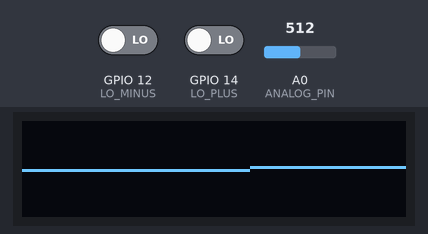
A sketch run on a simulated ESP8266 (NodeMCU). On the bench: 128×32 one-colour display. The inputs (shaded band) are chosen by the test bench; at power-on: GPIO 12 (LO_MINUS) LOW, GPIO 14 (LO_PLUS) LOW, A0 (ANALOG_PIN) = 512. WiFi joins after 1.5 s; servers stay silent unless stated; what the sketch prints to the serial monitor is not drawn.

Above: at 3.7 s.
3.8 s: GPIO 12 (LO_MINUS) driven HIGH
At 4.8 s:
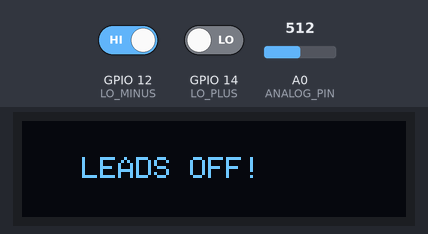
5.3 s: GPIO 12 (LO_MINUS) driven LOW
At 5.47 s:
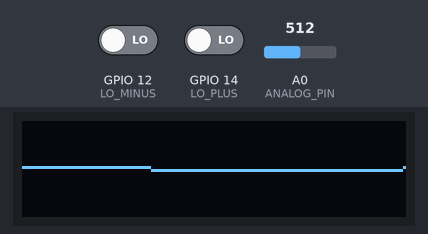
6.8 s: GPIO 14 (LO_PLUS) driven HIGH
At 8.0 s:
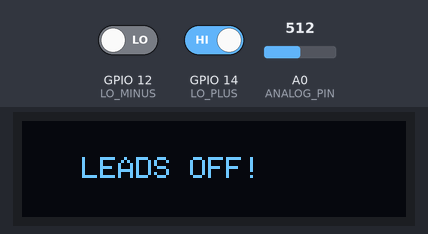
8.3 s: GPIO 14 (LO_PLUS) driven LOW
At 8.77 s:
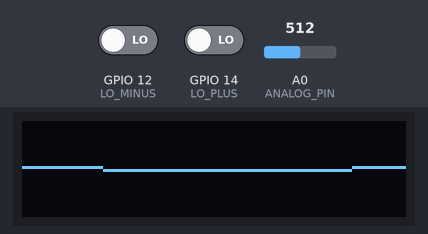
9.8 s: A0 (ANALOG_PIN) set to 716
At 9.99 s:
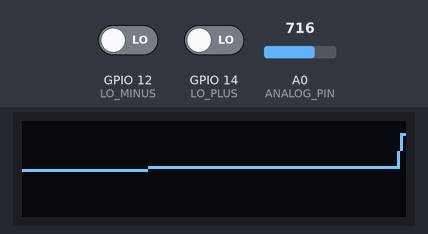
11.3 s: A0 (ANALOG_PIN) set to 900
At 11.53 s:
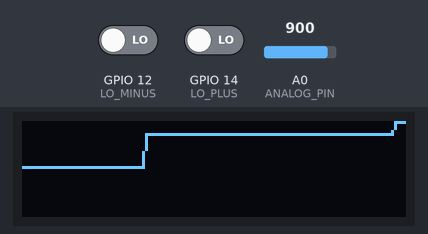
Timing chart, 0 to 13.8 s (numbered marks = the images above; inputs shaded):
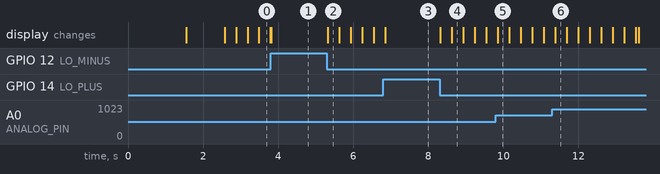

The sketch:

ecg_with_thingspeak__1_.ino
```cpp
#include <ESP8266WiFi.h>
#include <ThingSpeak.h>
#include <Wire.h>
#include <Adafruit_GFX.h>
#include <Adafruit_SSD1306.h>

// --- WiFi & ThingSpeak Credentials ---
const char* WIFI_SSID = "AITD";         // Replace with your WiFi SSID
const char* WIFI_PASSWORD = "123456789"; // Replace with your WiFi Password

unsigned long myChannelNumber = 3440691;          // Replace with your ThingSpeak Channel ID (Number)
const char* myWriteAPIKey = "3A687BCY0SBXX69T"; // Replace with your ThingSpeak Write API Key

WiFiClient client;

// --- OLED Config ---
#define SCREEN_WIDTH  128
#define SCREEN_HEIGHT 32
#define OLED_RESET    -1
#define SCREEN_ADDRESS 0x3C

Adafruit_SSD1306 display(SCREEN_WIDTH, SCREEN_HEIGHT, &Wire, OLED_RESET);

// --- Pin Definitions ---
#define ANALOG_PIN A0
#define LO_PLUS    14  // GPIO14 = D5
#define LO_MINUS   12  // GPIO12 = D6

int waveBuffer[SCREEN_WIDTH];

// Timing variables for cloud updates (Every 15 Seconds)
unsigned long lastCloudUpdate = 0;
const unsigned long cloudInterval = 15000;

void setup() {
  Serial.begin(115200);

  pinMode(LO_PLUS, INPUT);
  pinMode(LO_MINUS, INPUT);

  // Initialize OLED
  Wire.begin(4, 5);
  if(!display.begin(SSD1306_SWITCHCAPVCC, SCREEN_ADDRESS)) {
    Serial.println(F("SSD1306 allocation failed"));
    for(;;);
  }

  display.clearDisplay();
  display.setTextColor(SSD1306_WHITE);
  display.setTextSize(1);
  display.setCursor(0, 0);
  display.println("Connecting WiFi...");
  display.display();

  // Connect to WiFi
  WiFi.begin(WIFI_SSID, WIFI_PASSWORD);
  while (WiFi.status() != WL_CONNECTED) {
    delay(500);
    Serial.print(".");
  }

  Serial.println("\nWiFi Connected!");
  display.clearDisplay();
  display.setCursor(0, 0);
  display.println("WiFi Connected!");
  display.display();
  delay(1000);

  // Initialize ThingSpeak
  ThingSpeak.begin(client);

  // Fill wave buffer baseline
  for (int i = 0; i < SCREEN_WIDTH; i++) {
    waveBuffer[i] = SCREEN_HEIGHT / 2;
  }
}

void loop() {
  int ecgRaw = 0;
  bool isLeadOff = (digitalRead(LO_PLUS) == 1) || (digitalRead(LO_MINUS) == 1);

  if (isLeadOff) {
    ecgRaw = 0;
    Serial.println(0);
  } else {
    ecgRaw = analogRead(ANALOG_PIN);
    Serial.println(ecgRaw);
  }

  // --- OLED Waveform Rendering ---
  int mappedY;
  if (isLeadOff) {
    mappedY = SCREEN_HEIGHT / 2;
  } else {
    mappedY = map(ecgRaw, 200, 800, SCREEN_HEIGHT - 1, 0);
    mappedY = constrain(mappedY, 0, SCREEN_HEIGHT - 1);
  }

  // Shift buffer left
  for (int i = 0; i < SCREEN_WIDTH - 1; i++) {
    waveBuffer[i] = waveBuffer[i + 1];
  }
  waveBuffer[SCREEN_WIDTH - 1] = mappedY;

  display.clearDisplay();
  if (isLeadOff) {
    display.setCursor(20, 12);
    display.print("LEADS OFF!");
  } else {
    for (int x = 0; x < SCREEN_WIDTH - 1; x++) {
      display.drawLine(x, waveBuffer[x], x + 1, waveBuffer[x + 1], SSD1306_WHITE);
    }
  }
  display.display();

  // --- Non-Blocking ThingSpeak Cloud Upload ---
  if (millis() - lastCloudUpdate >= cloudInterval) {
    lastCloudUpdate = millis();

    // Reconnect WiFi if lost
    if (WiFi.status() == WL_CONNECTED) {
      int httpCode = ThingSpeak.writeField(myChannelNumber, 1, ecgRaw, myWriteAPIKey);

      if (httpCode == 200) {
        Serial.println("ThingSpeak update successful!");
      } else {
        Serial.println("Error updating ThingSpeak. HTTP error code: " + String(httpCode));
      }
    } else {
      Serial.println("WiFi Disconnected. Skipping cloud update.");
    }
  }

  delay(5);
}
```

Measured:
- after the input at 3.8 s, the display: changes at once (image 1)
- after the input at 5.3 s, the display: changes at once (image 2)
- after the input at 6.8 s, the display: changes after 0.05 s (image 3)
- after the input at 8.3 s, the display: first changes at once (image 4 shows a later state)
